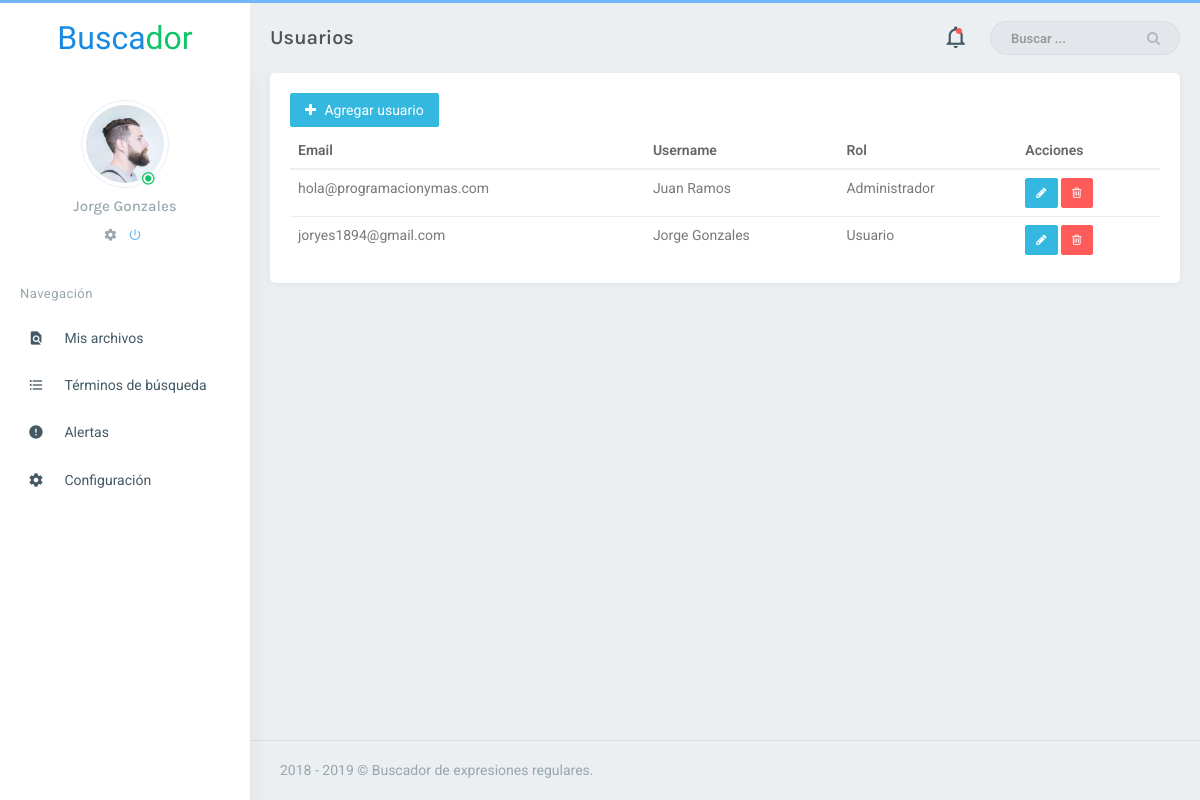
/vistas/usuarios.php (signed in), run on the app's committed database.
### tables this page shows
CREATE TABLE `usuario` (
  `id` int(11) NOT NULL,
  `email` varchar(100) DEFAULT NULL UNIQUE,
  `username` varchar(50) DEFAULT NULL UNIQUE,
  `password` varchar(200) DEFAULT NULL,
  `rol` int(11) NOT NULL,
  `activo` tinyint(1) NOT NULL DEFAULT '1',
  `reset_password_token` varchar(60) DEFAULT NULL
);

### controladores/UsuarioController.php (called while the page is built, shortened)
<?php
	class UsuarioController extends Conexion {
		function listaUsuarios(){
			$conn = $this->conectar();
			$sql = $conn->prepare('SELECT id, email, username, rol, activo FROM usuario');
			$sql->execute();
			$users = $sql->fetchAll();
			return $users;
		}
	}

### rutas/listaUsuarios.php (called while the page is built)
<?php
include '../controladores/UsuarioController.php';
$controller = new UsuarioController();
$usuarios = $controller->listaUsuarios();

### vistas/usuarios.php (the view, shortened to what this page needs)
<!DOCTYPE html>
<html>
    <?php include 'layouts/panel/head.php'; ?>
    <body class="fixed-left">
        <div id="wrapper">
            <?php
                include 'layouts/panel/topbar.php'
            ?>
            <?php include 'layouts/panel/left-sidebar.php' ?>
            <?php include '../rutas/listaUsuarios.php'; ?>
            <div class="content-page">
                <div class="content">
                    <div class="container">
                        <div class="card-box">
                            <button id="btn-create" class="btn btn-info waves-effect waves-light m-b-5"> <i class="fa fa-plus m-r-5"></i> <span>Agregar usuario</span> </button>
                            <table class="table table table-hover m-0">
                                <thead>
                                    <tr>
                                        <th>Email</th>
                                        <th>Username</th>
                                        <th>Rol</th>
                                        <th>Acciones</th>
                                    </tr>
                                </thead>
                                <tbody>
                                <?php
                                    foreach ($usuarios as $usuario) {
                                ?>
                                    <tr>
                                        <td><?php echo $usuario["email"] ?></td>
                                        <td><?php echo $usuario["username"] ?></td>
                                        <?php
                                        if ($usuario['rol'] == 1) {
                                        ?>
                                            <td>Usuario</td>
                                        <?php
                                        } else {
                                        ?>
                                            <td>Administrador</td>
                                        <?php
                                        }
                                        ?>
                                        <td>
                                            <button class="btn btn-sm btn-info"
                                                data-email="<?= $usuario["email"] ?>"
                                                data-username="<?= $usuario["username"] ?>"
                                                data-edit="<?= $usuario["id"] ?>">
                                                <i class="fa fa-pencil"></i>
                                            </button>
                                            <button class="btn btn-sm btn-danger"
                                                data-username="<?= $usuario["username"] ?>"
                                                data-delete="<?= $usuario["id"] ?>">
                                                <i class="fa fa-trash-o"></i>
                                            </button>
                                        </td>
                                    </tr>
                                <?php
                                    }
                                ?>
                                </tbody>
                            </table>
                		</div>
                    </div>
                </div>
                <?php include 'footer.php'; ?>
            </div>
        </div>
    </body>
</html>

### assets/css/core.css (style rules this page uses)
body { background: #ebeff2; font-family: 'Roboto', sans-serif; margin: 0; padding-bottom: 60px; overflow-x: hidden; color: #797979; }
html { position: relative; min-height: 100%; background: #ebeff2; }
* { outline: none !important; }
.container { width: auto; }
#wrapper { height: 100%; overflow: hidden; width: 100%; }
.m-0 { margin: 0px !important; }
.m-r-5 { margin-right: 5px !important; }
.m-b-5 { margin-bottom: 5px !important; }
.card-box { padding: 20px; box-shadow: 0 0px 8px 0 rgba(0, 0, 0, 0.06), 0 1px 0px 0 rgba(0, 0, 0, 0.02); -webkit-border-radius: 5px; border-radius: 5px; -moz-border-radius: 5px; background-clip: padding-box; margin-bottom: 20px; background-color: #ffffff; }
.waves-effect { position: relative; cursor: pointer; display: inline-block; overflow: hidden; -webkit-user-select: none; -moz-user-select: none; -ms-user-select: none; user-select: none; -webkit-tap-highlight-color: transparent; vertical-align: middle; z-index: 1; will-change: opacity, transform; -webkit-transition: all 0.3s ease-out; -moz-transition: all 0.3s ease-out; -o-transition: all 0.3s ease-out; -ms-transition: all 0.3s ease-out; transition: all 0.3s ease-out; }

### assets/css/components.css (style rules this page uses)
.btn { border-radius: 2px; padding: 6px 14px; }
.btn-group-sm > .btn, .btn-sm { padding: 5px 10px !important; }
.btn-custom, .btn-primary, .btn-success, .btn-info, .btn-warning, .btn-danger, .btn-inverse, .btn-purple, .btn-pink { color: #ffffff !important; }
.btn-info { background-color: #35b8e0 !important; border: 1px solid #35b8e0 !important; }
.btn-danger { background-color: #ff5b5b !important; border: 1px solid #ff5b5b !important; }
.table { margin-bottom: 10px; }
.table > thead > tr > th, .table > tbody > tr > th, .table > tfoot > tr > th, .table > thead > tr > td, .table > tbody > tr > td, .table > tfoot > tr > td, .table > thead > tr > th, .table-bordered { border-top: 1px solid #ebeff2; }
.table > thead > tr > th { vertical-align: bottom; border-bottom: 2px solid #ebeff2; }
tbody { color: #797979; }
th { color: #666666; font-weight: 600; }

### assets/css/menu.css (style rules this page uses)
.content-page { margin-left: 250px; overflow: hidden; }
.content-page .content { padding: 0px 5px; margin-top: 73px; }

### data on the page
usuario: email "hola@programacionymas.com", username "Juan Ramos", rol "Administrador"
usuario: email "joryes1894@gmail.com", username "Jorge Gonzales", rol "Usuario"

### other printed values
$pageTitle "Usuarios"
$_SESSION['username'] "Jorge Gonzales"
